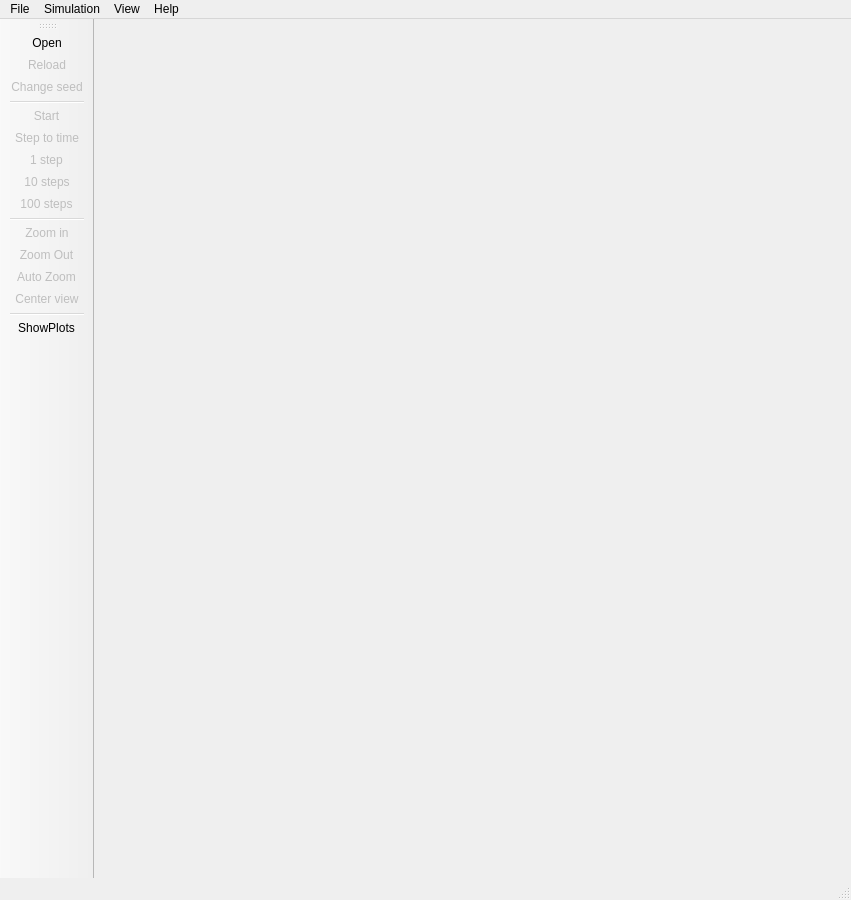
<?xml version="1.0" encoding="UTF-8"?>
<ui version="4.0">
 <class>Gui</class>
 <widget class="QMainWindow" name="Gui">
  <property name="geometry">
   <rect>
    <x>0</x>
    <y>0</y>
    <width>851</width>
    <height>900</height>
   </rect>
  </property>
  <property name="sizePolicy">
   <sizepolicy hsizetype="Preferred" vsizetype="Preferred">
    <horstretch>0</horstretch>
    <verstretch>0</verstretch>
   </sizepolicy>
  </property>
  <property name="windowTitle">
   <string>gro 3.0: easy and fast agent-based models </string>
  </property>
  <widget class="QWidget" name="centralWidget">
   <layout class="QGridLayout" name="gridLayout">
    <property name="leftMargin">
     <number>0</number>
    </property>
    <property name="topMargin">
     <number>0</number>
    </property>
    <property name="rightMargin">
     <number>0</number>
    </property>
    <property name="bottomMargin">
     <number>0</number>
    </property>
   </layout>
  </widget>
  <widget class="QMenuBar" name="menuBar">
   <property name="geometry">
    <rect>
     <x>0</x>
     <y>0</y>
     <width>851</width>
     <height>21</height>
    </rect>
   </property>
   <widget class="QMenu" name="menuFile">
    <property name="title">
     <string>File</string>
    </property>
    <addaction name="actionOpen"/>
    <addaction name="actionReload"/>
	<addaction name="actionReloadSeed"/>
    <addaction name="actionScreenshot"/>
   </widget>
   <widget class="QMenu" name="menuSimulation">
    <property name="title">
     <string>Simulation</string>
    </property>
    <addaction name="actionStartStop"/>
    <addaction name="actionStep"/>
	<addaction name="action1step"/>
	<addaction name="action10steps"/>
	<addaction name="action100steps"/>
   </widget>
   <widget class="QMenu" name="menuHelp">
    <property name="title">
     <string>Help</string>
    </property>
    <addaction name="actionHelp"/>
    <addaction name="actionAbout"/>
   </widget>
   <widget class="QMenu" name="menuView">
    <property name="title">
     <string>View</string>
    </property>
    <addaction name="actionZoomIn"/>
    <addaction name="actionZoomOut"/>
    <addaction name="actionCenter"/>
   </widget>
   <addaction name="menuFile"/>
   <addaction name="menuSimulation"/>
   <addaction name="menuView"/>
   <addaction name="menuHelp"/>
  </widget>
  <widget class="QToolBar" name="mainToolBar">
   <property name="sizePolicy">
    <sizepolicy hsizetype="Fixed" vsizetype="Preferred">
     <horstretch>0</horstretch>
     <verstretch>0</verstretch>
    </sizepolicy>
   </property>
   <property name="acceptDrops">
    <bool>false</bool>
   </property>
   <attribute name="toolBarArea">
    <enum>LeftToolBarArea</enum>
   </attribute>
   <attribute name="toolBarBreak">
    <bool>false</bool>
   </attribute>
   <addaction name="actionOpen"/>
   <addaction name="actionReload"/>
   <addaction name="actionReloadSeed"/>
   <addaction name="separator"/>
   <addaction name="actionStartStop"/>
   <addaction name="actionStep"/>
   <addaction name="action1step"/>
   <addaction name="action10steps"/>
   <addaction name="action100steps"/>
   <addaction name="separator"/>
   <addaction name="actionZoomIn"/>
   <addaction name="actionZoomOut"/>
   <addaction name="actionAutoZoom"/>
   <addaction name="actionCenter"/>
   <addaction name="separator"/>
   <addaction name="actionShowPlots"/>
  </widget>
  <widget class="QStatusBar" name="statusBar"/>
  <action name="actionStartStop">
   <property name="enabled">
    <bool>false</bool>
   </property>
   <property name="icon">
    <iconset>
     <normalon>:/icons/icons/start.png</normalon>
    </iconset>
   </property>
   <property name="text">
    <string>Start</string>
   </property>
   <property name="toolTip">
    <string>Start or stop gro </string>
   </property>
   <property name="shortcut">
    <string>Return</string>
   </property>
   <property name="iconVisibleInMenu">
    <bool>false</bool>
   </property>
  </action>
  <action name="actionOpen">
   <property name="enabled">
    <bool>true</bool>
   </property>
   <property name="icon">
    <iconset>
     <normalon>:/icons/icons/open.png</normalon>
    </iconset>
   </property>
   <property name="text">
    <string>Open...</string>
   </property>
   <property name="iconText">
    <string>Open</string>
   </property>
   <property name="toolTip">
    <string>Open a .gro file.</string>
   </property>
   <property name="shortcut">
    <string>Ctrl+O</string>
   </property>
   <property name="iconVisibleInMenu">
    <bool>false</bool>
   </property>
  </action>
  <action name="actionReload">
   <property name="enabled">
    <bool>false</bool>
   </property>
   <property name="icon">
    <iconset>
     <normalon>:/icons/icons/reload.png</normalon>
    </iconset>
   </property>
   <property name="text">
    <string>Reload</string>
   </property>
   <property name="toolTip">
    <string>Reload current .gro file</string>
   </property>
   <property name="shortcut">
    <string>Ctrl+R</string>
   </property>
   <property name="iconVisibleInMenu">
    <bool>false</bool>
   </property>
  </action>
  <action name="actionReloadSeed">
   <property name="enabled">
    <bool>false</bool>
   </property>
   <property name="icon">
    <iconset>
     <normalon>:/icons/icons/reloadSeed.png</normalon>
    </iconset>
   </property>
   <property name="text">
    <string>Change seed</string>
   </property>
   <property name="toolTip">
    <string>Reload with a different seed</string>
   </property>
   <property name="shortcut">
    <string>Ctrl+E</string>
   </property>
   <property name="iconVisibleInMenu">
    <bool>false</bool>
   </property>
  </action>
  <action name="actionStep">
   <property name="enabled">
    <bool>false</bool>
   </property>
   <property name="icon">
    <iconset>
     <normalon>:/icons/icons/step.png</normalon>
    </iconset>
   </property>
   <property name="text">
    <string>Step to time</string>
   </property>
   <property name="toolTip">
    <string>Simulate until given time</string>
   </property>
   <property name="shortcut">
    <string>0</string>
   </property>
   <property name="iconVisibleInMenu">
    <bool>false</bool>
   </property>
  </action>
  <action name="actionHelp">
   <property name="text">
    <string>Online documentation</string>
   </property>
   <property name="shortcut">
    <string>Ctrl+D</string>
   </property>
  </action>
  <action name="actionAbout">
   <property name="text">
    <string>About</string>
   </property>
  </action>
  <action name="actionScreenshot">
   <property name="enabled">
    <bool>false</bool>
   </property>
   <property name="text">
    <string>Save Screenshot...</string>
   </property>
   <property name="toolTip">
    <string>Save screenshot</string>
   </property>
   <property name="shortcut">
    <string>Ctrl+S</string>
   </property>
  </action>
  <action name="actionZoomIn">
   <property name="enabled">
    <bool>false</bool>
   </property>
   <property name="icon">
    <iconset>
     <normalon>:/icons/icons/zoom_in.png</normalon>
    </iconset>
   </property>
   <property name="text">
    <string>Zoom in</string>
   </property>
   <property name="shortcut">
    <string>Ctrl++</string>
   </property>
   <property name="iconVisibleInMenu">
    <bool>false</bool>
   </property>
  </action>
  <action name="actionZoomOut">
   <property name="enabled">
    <bool>false</bool>
   </property>
   <property name="icon">
    <iconset>
     <normalon>:/icons/icons/zoom_out.png</normalon>
    </iconset>
   </property>
   <property name="text">
    <string>Zoom Out</string>
   </property>
   <property name="toolTip">
    <string>Zoom out</string>
   </property>
   <property name="shortcut">
    <string>Ctrl+-</string>
   </property>
   <property name="iconVisibleInMenu">
    <bool>false</bool>
   </property>
  </action>
  <action name="actionCenter">
   <property name="checkable">
    <bool>false</bool>
   </property>
   <property name="enabled">
    <bool>false</bool>
   </property>
   <property name="icon">
    <iconset theme="center.png" resource="icons.qrc">
     <normaloff>:/icons/icons/center.png</normaloff>:/icons/icons/center.png</iconset>
   </property>
   <property name="text">
    <string>Center view</string>
   </property>
   <property name="toolTip">
    <string>Center view</string>
   </property>
   <property name="shortcut">
    <string>Space</string>
   </property>
   <property name="iconVisibleInMenu">
    <bool>false</bool>
   </property>
  </action>
  <action name="actionAutoZoom">
   <property name="checkable">
    <bool>true</bool>
   </property>
   <property name="checked">
    <bool>false</bool>
   </property>
   <property name="enabled">
    <bool>false</bool>
   </property>
   <property name="icon">
    <iconset resource="icons.qrc">
     <normaloff>:/icons/icons/zoom_auto.png</normaloff>:/icons/icons/zoom_auto.png</iconset>
   </property>
   <property name="text">
    <string>Auto Zoom</string>
   </property>
   <property name="toolTip">
    <string>Toggle auto zoom</string>
   </property>
   <property name="shortcut">
    <string>Ctrl+A</string>
   </property>
  </action>
  <action name="action10steps">
   <property name="enabled">
    <bool>false</bool>
   </property>
   <property name="icon">
    <iconset resource="icons.qrc">
     <normaloff>:/icons/icons/x10.png</normaloff>:/icons/icons/x10.png</iconset>
   </property>
   <property name="text">
    <string>10 steps</string>
   </property>
   <property name="toolTip">
    <string>10 steps</string>
   </property>
   <property name="shortcut">
    <string>2</string>
   </property>
  </action>
  <action name="action100steps">
   <property name="enabled">
    <bool>false</bool>
   </property>
   <property name="icon">
    <iconset resource="icons.qrc">
     <normaloff>:/icons/icons/x100.png</normaloff>:/icons/icons/x100.png</iconset>
   </property>
   <property name="text">
    <string>100 steps</string>
   </property>
   <property name="shortcut">
    <string>3</string>
   </property>
  </action>
  <action name="action1step">
   <property name="enabled">
    <bool>false</bool>
   </property>
   <property name="icon">
    <iconset resource="icons.qrc">
     <normaloff>:/icons/icons/x1.png</normaloff>:/icons/icons/x1.png</iconset>
   </property>
   <property name="text">
    <string>1 step</string>
   </property>
   <property name="toolTip">
    <string>1 step</string>
   </property>
   <property name="shortcut">
    <string>1</string>
   </property>
  </action>
  <action name="actionShowPlots">
   <property name="checkable">
    <bool>true</bool>
   </property>
   <property name="icon">
    <iconset resource="icons.qrc">
     <normaloff>:/icons/icons/plots.png</normaloff>:/icons/icons/plots.png</iconset>
   </property>
   <property name="text">
    <string>ShowPlots</string>
   </property>
   <property name="toolTip">
    <string>show plots windows</string>
   </property>
  </action>
 </widget>
 <layoutdefault spacing="6" margin="11"/>
 <resources>
  <include location="icons.qrc"/>
 </resources>
 <connections>
  <connection>
   <sender>actionStartStop</sender>
   <signal>triggered()</signal>
   <receiver>Gui</receiver>
   <slot>startStop()</slot>
   <hints>
    <hint type="sourcelabel">
     <x>-1</x>
     <y>-1</y>
    </hint>
    <hint type="destinationlabel">
     <x>399</x>
     <y>399</y>
    </hint>
   </hints>
  </connection>
  <connection>
   <sender>actionOpen</sender>
   <signal>triggered()</signal>
   <receiver>Gui</receiver>
   <slot>open()</slot>
   <hints>
    <hint type="sourcelabel">
     <x>-1</x>
     <y>-1</y>
    </hint>
    <hint type="destinationlabel">
     <x>399</x>
     <y>399</y>
    </hint>
   </hints>
  </connection>
  <connection>
   <sender>actionReload</sender>
   <signal>triggered()</signal>
   <receiver>Gui</receiver>
   <slot>reload()</slot>
   <hints>
    <hint type="sourcelabel">
     <x>-1</x>
     <y>-1</y>
    </hint>
    <hint type="destinationlabel">
     <x>423</x>
     <y>449</y>
    </hint>
   </hints>
  </connection>
  <connection>
   <sender>actionReloadSeed</sender>
   <signal>triggered()</signal>
   <receiver>Gui</receiver>
   <slot>reloadSeed()</slot>
   <hints>
    <hint type="sourcelabel">
     <x>-1</x>
     <y>-1</y>
    </hint>
    <hint type="destinationlabel">
     <x>423</x>
     <y>449</y>
    </hint>
   </hints>
  </connection>
  <connection>
   <sender>actionStep</sender>
   <signal>triggered()</signal>
   <receiver>Gui</receiver>
   <slot>stepToTime()</slot>
   <hints>
    <hint type="sourcelabel">
     <x>-1</x>
     <y>-1</y>
    </hint>
    <hint type="destinationlabel">
     <x>423</x>
     <y>449</y>
    </hint>
   </hints>
  </connection>
  <connection>
   <sender>actionHelp</sender>
   <signal>triggered()</signal>
   <receiver>Gui</receiver>
   <slot>help()</slot>
   <hints>
    <hint type="sourcelabel">
     <x>-1</x>
     <y>-1</y>
    </hint>
    <hint type="destinationlabel">
     <x>423</x>
     <y>449</y>
    </hint>
   </hints>
  </connection>
  <connection>
   <sender>actionAbout</sender>
   <signal>triggered()</signal>
   <receiver>Gui</receiver>
   <slot>about()</slot>
   <hints>
    <hint type="sourcelabel">
     <x>-1</x>
     <y>-1</y>
    </hint>
    <hint type="destinationlabel">
     <x>423</x>
     <y>449</y>
    </hint>
   </hints>
  </connection>
  <connection>
   <sender>actionScreenshot</sender>
   <signal>triggered()</signal>
   <receiver>Gui</receiver>
   <slot>snapshot()</slot>
   <hints>
    <hint type="sourcelabel">
     <x>-1</x>
     <y>-1</y>
    </hint>
    <hint type="destinationlabel">
     <x>423</x>
     <y>449</y>
    </hint>
   </hints>
  </connection>
  <connection>
   <sender>actionZoomIn</sender>
   <signal>triggered()</signal>
   <receiver>Gui</receiver>
   <slot>zoomIn()</slot>
   <hints>
    <hint type="sourcelabel">
     <x>-1</x>
     <y>-1</y>
    </hint>
    <hint type="destinationlabel">
     <x>423</x>
     <y>449</y>
    </hint>
   </hints>
  </connection>
  <connection>
   <sender>actionZoomOut</sender>
   <signal>triggered()</signal>
   <receiver>Gui</receiver>
   <slot>zoomOut()</slot>
   <hints>
    <hint type="sourcelabel">
     <x>-1</x>
     <y>-1</y>
    </hint>
    <hint type="destinationlabel">
     <x>423</x>
     <y>449</y>
    </hint>
   </hints>
  </connection>
  <connection>
   <sender>actionCenter</sender>
   <signal>triggered()</signal>
   <receiver>Gui</receiver>
   <slot>centerCamera()</slot>
   <hints>
    <hint type="sourcelabel">
     <x>-1</x>
     <y>-1</y>
    </hint>
    <hint type="destinationlabel">
     <x>425</x>
     <y>449</y>
    </hint>
   </hints>
  </connection>
  <connection>
   <sender>actionAutoZoom</sender>
   <signal>toggled(bool)</signal>
   <receiver>Gui</receiver>
   <slot>toggleAutoZoom(bool)</slot>
   <hints>
    <hint type="sourcelabel">
     <x>-1</x>
     <y>-1</y>
    </hint>
    <hint type="destinationlabel">
     <x>425</x>
     <y>449</y>
    </hint>
   </hints>
  </connection>
  <connection>
   <sender>action10steps</sender>
   <signal>triggered()</signal>
   <receiver>Gui</receiver>
   <slot>step()</slot>
   <hints>
    <hint type="sourcelabel">
     <x>-1</x>
     <y>-1</y>
    </hint>
    <hint type="destinationlabel">
     <x>425</x>
     <y>449</y>
    </hint>
   </hints>
  </connection>
  <connection>
   <sender>action100steps</sender>
   <signal>triggered()</signal>
   <receiver>Gui</receiver>
   <slot>step()</slot>
   <hints>
    <hint type="sourcelabel">
     <x>-1</x>
     <y>-1</y>
    </hint>
    <hint type="destinationlabel">
     <x>425</x>
     <y>449</y>
    </hint>
   </hints>
  </connection>
  <connection>
   <sender>action1step</sender>
   <signal>triggered()</signal>
   <receiver>Gui</receiver>
   <slot>step()</slot>
   <hints>
    <hint type="sourcelabel">
     <x>-1</x>
     <y>-1</y>
    </hint>
    <hint type="destinationlabel">
     <x>425</x>
     <y>449</y>
    </hint>
   </hints>
  </connection>
  <connection>
   <sender>actionShowPlots</sender>
   <signal>toggled(bool)</signal>
   <receiver>Gui</receiver>
   <slot>toggleShowPlots(bool)</slot>
   <hints>
    <hint type="sourcelabel">
     <x>-1</x>
     <y>-1</y>
    </hint>
    <hint type="destinationlabel">
     <x>425</x>
     <y>449</y>
    </hint>
   </hints>
  </connection>
 </connections>
 <slots>
  <slot>startStop()</slot>
  <slot>open()</slot>
  <slot>reload()</slot>
  <slot>reloadSeed()</slot>
  <slot>step()</slot>
  <slot>step1()</slot>
  <slot>step10()</slot>
  <slot>step100()</slot>
  <slot>help()</slot>
  <slot>about()</slot>
  <slot>snapshot()</slot>
  <slot>zoomIn()</slot>
  <slot>zoomOut()</slot>
  <slot>toggleAutoZoom(bool)</slot>
  <slot>centerCamera()</slot>
  <slot>stepToTime()</slot>
  <slot>toggleShowPlots(bool)</slot>
 </slots>
</ui>
